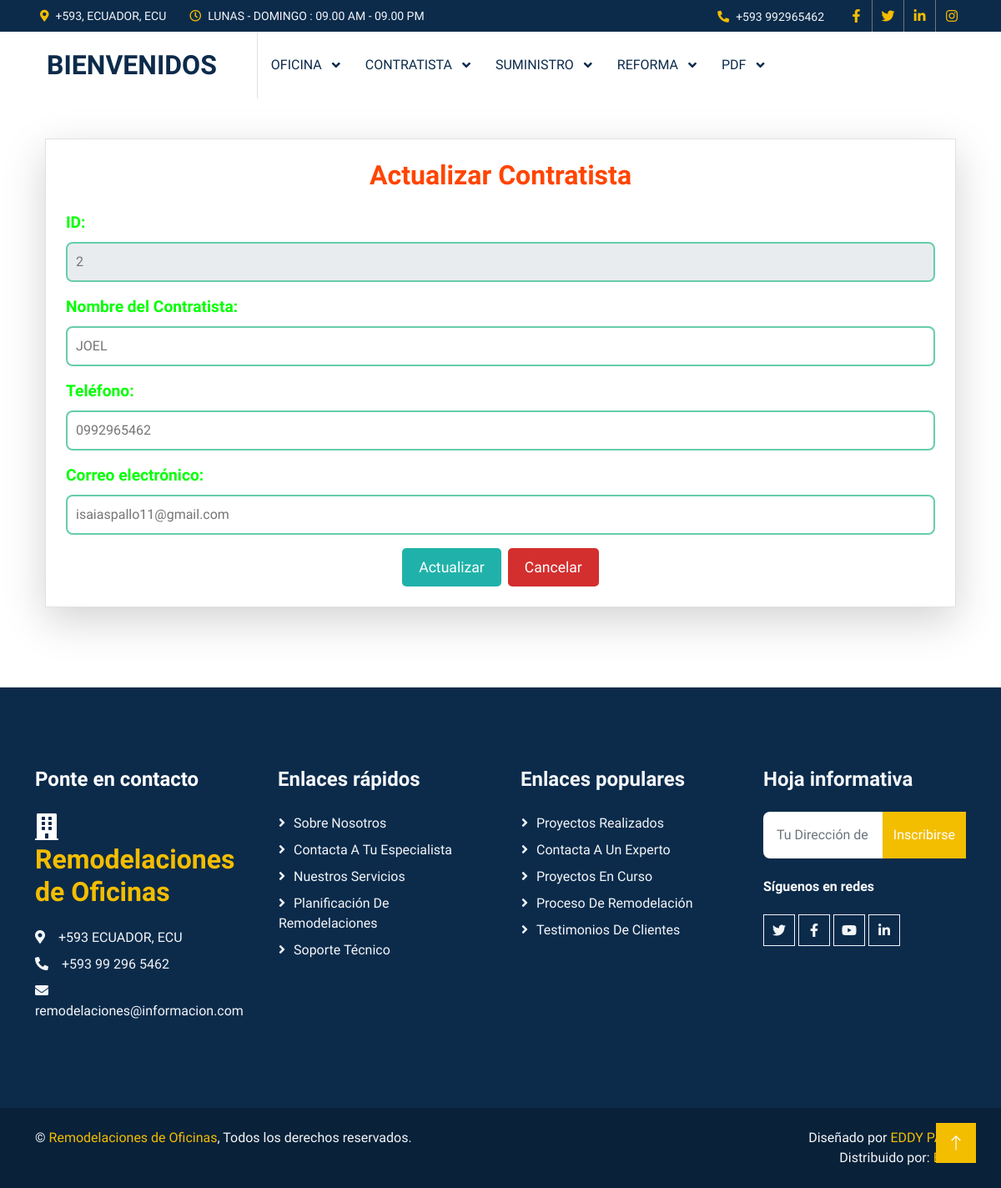
Screenshot of /editarcontratista/2 with the database file from the repository.
### aplicacion/ofisina/models.py (models this page shows, shortened)
class Contratista(models.Model):
    nombre = models.CharField(max_length=255)
    telefono = models.CharField(max_length=15)
    email = models.EmailField()

### aplicacion/ofisina/views.py (the view)
# urls.py: path('editarcontratista/<contratista_id>', views.editarcontratista),  # Editar abogado
def editarcontratista(request, contratista_id):
    contratistaEditar = Contratista.objects.get(id=contratista_id)
    return render(request, 'editarcontratista.html', {'contratista': contratistaEditar})

### aplicacion/ofisina/templates/editarcontratista.html (shortened to what this page needs)
{% extends "./plantilla.html" %}
{% block contenido %}
<div class="container mt-5">
    <div class="border p-4 rounded-3 shadow-lg">
        <h3 class="mb-4 text-center">Actualizar Contratista</h3>
        <form action="/procesarEdicioncontratista/" id="frm_editar_contratista" method="post">
            <div class="mb-3">
                <label for="id" class="form-label"><b>ID:</b></label>
                <input type="text" class="form-control" id="id" value="{{ contratista.id }}" readonly>
            </div>
            <div class="mb-3">
                <label for="nombre" class="form-label"><b>Nombre del Contratista:</b></label>
                <input type="text" name="nombre" id="nombre" class="form-control" value="{{ contratista.nombre }}">
            </div>
            <div class="mb-3">
                <label for="telefono" class="form-label"><b>Teléfono:</b></label>
                <input type="text" name="telefono" id="telefono" class="form-control" value="{{ contratista.telefono }}">
            </div>
            <div class="mb-3">
                <label for="email" class="form-label"><b>Correo electrónico:</b></label>
                <input type="email" name="email" id="email" class="form-control" value="{{ contratista.email }}">
            </div>
            <div class="d-flex justify-content-center">
                <button type="submit" class="btn btn-warning me-2">Actualizar</button>
                <a href="/listacontratista/" class="btn btn-danger">Cancelar</a>
            </div>
        </form>
    </div>
</div>
{% endblock %}

### deber/static/plantilla/css/style.css (style rules this page uses)
:root { --primary: #F3BD00; --secondary: #757575; --light: #F3F6F8; --dark: #0C2B4B; }
.btn { font-weight: 500; transition: .5s; }

### aplicacion/ofisina/templates/editarcontratista.html (style rules this page uses)
body { font-family: 'Algerian', serif; color: #00ff00; }
.form-label { font-weight: bold; font-size: 1.2em; color: #00ff00; }
.form-control { border: 2px solid #66cdaa; border-radius: 8px; padding: 10px; font-size: 1em; }
.btn-warning { background-color: #20b2aa; border: none; font-size: 1.1em; padding: 10px 20px; border-radius: 5px; color: #fff; }
.btn-danger { background-color: #d32f2f; border: none; font-size: 1.1em; padding: 10px 20px; border-radius: 5px; color: #fff; }
h3 { font-family: 'Algerian', serif; color: #ff4500; font-size: 2em; font-weight: bold; margin-bottom: 20px; }
.border { background-color: #ffffff; border-color: #66cdaa; box-shadow: 0px 4px 8px rgba(0, 0, 0, 0.1); }

### rows the page displays
Contratista: id "2", nombre "JOEL", telefono "0992965462", email "isaiaspallo11@gmail.com"
